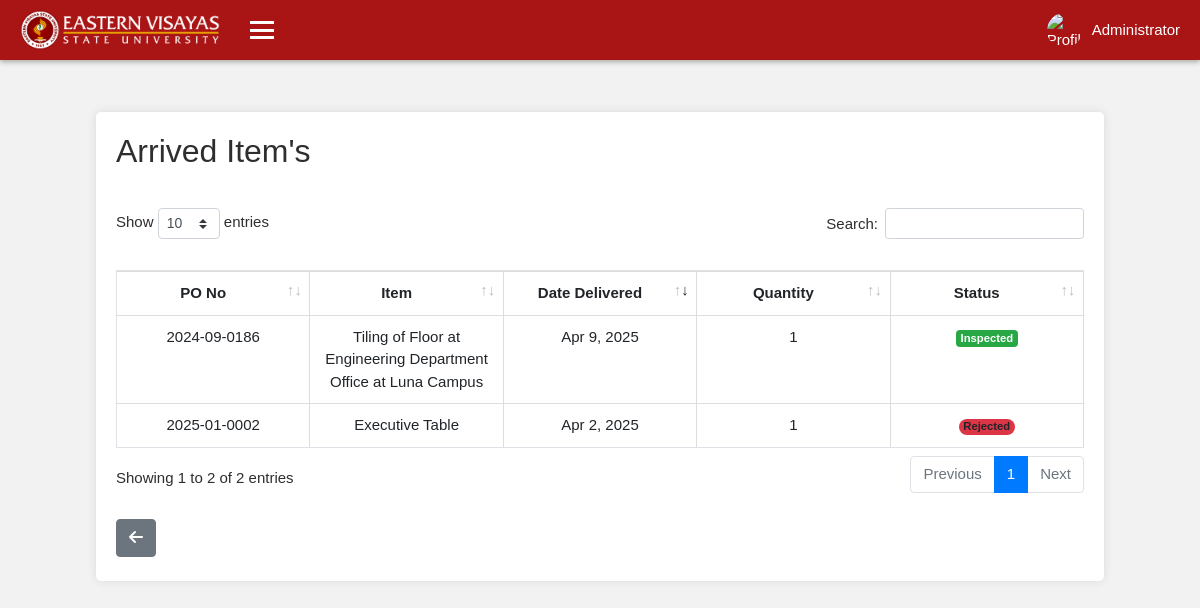
Screenshot of /administrator/e7f3c1d9-8a24-41b5-b0e6-d2f9a8c5f4b7/supply_office/arrived_items/index.php (signed in) with the database file from the repository.
### tables this page shows
CREATE TABLE `arrived_items` (
  `id` int(11) NOT NULL,
  `po_id` int(11) NOT NULL,
  `po_no` varchar(50) NOT NULL,
  `stock_no` varchar(50) NOT NULL,
  `delivery_date` date NOT NULL,
  `invoice_no` varchar(50) NOT NULL,
  `original_quantity` int(11) NOT NULL,
  `description` varchar(255) DEFAULT NULL,
  `unit` varchar(50) NOT NULL,
  `unit_cost` decimal(15,2) NOT NULL,
  `amount` decimal(15,2) NOT NULL,
  `iai_new` tinyint(1) NOT NULL DEFAULT 1,
  `is_news` tinyint(1) DEFAULT 0,
  `status` varchar(50) NOT NULL DEFAULT 'Pending',
  `remarks` text DEFAULT NULL,
  `quantity` int(11) DEFAULT NULL,
  `item_status` varchar(50) DEFAULT 'not'
);

CREATE TABLE `purchase_orders` (
  `id` int(11) NOT NULL,
  `entity_name` varchar(255) NOT NULL,
  `requestor` varchar(255) NOT NULL,
  `requisitioning_office` varchar(255) NOT NULL,
  `supplier` varchar(255) NOT NULL,
  `po_no` varchar(100) NOT NULL,
  `address` varchar(255) NOT NULL,
  `date` date NOT NULL,
  `tin` varchar(20) DEFAULT NULL,
  `mode_procurement` varchar(100) NOT NULL,
  `place_delivery` varchar(255) NOT NULL,
  `delivery_term` varchar(255) NOT NULL,
  `date_delivery` date DEFAULT NULL,
  `payment_term` varchar(255) NOT NULL,
  `total_amount_words` text NOT NULL,
  `signature_supplier` varchar(255) NOT NULL,
  `signature_official` varchar(255) NOT NULL,
  `supplier_date` date DEFAULT NULL,
  `designation` text NOT NULL,
  `fund_cluster` varchar(100) NOT NULL,
  `ors_burs_no` varchar(100) NOT NULL,
  `ors_burs_date` date DEFAULT NULL,
  `funds_available` varchar(255) NOT NULL,
  `ors_burs_amount` decimal(15,2) DEFAULT NULL,
  `signature_accountant` varchar(255) NOT NULL,
  `created_at` timestamp NOT NULL DEFAULT current_timestamp(),
  `status` varchar(20) DEFAULT 'pending',
  `ipo_new` tinyint(1) DEFAULT 0,
  `ppo_new` tinyint(1) DEFAULT 0,
  `spo_new` tinyint(1) DEFAULT 0
);

### administrator/e7f3c1d9-8a24-41b5-b0e6-d2f9a8c5f4b7/supply_office/arrived_items/index.php (the view, shortened to what this page needs)
<?php
require '../../classes/config.php';
include '../../../aclasses/sheader.php';
include '../../../aclasses/snavbar.php';
function fetchItemDeliveries($conn) {
    try {
        $stmt = $conn->prepare(
            "SELECT idel.id, idel.stock_no, idel.description, idel.delivery_date, idel.quantity, idel.status, idel.po_id, po.po_no
             FROM arrived_items idel
             LEFT JOIN purchase_orders po ON idel.po_id = po.id
             ORDER BY idel.delivery_date DESC"
        );
        $stmt->execute();
        return $stmt->fetchAll(PDO::FETCH_ASSOC);
    } catch (PDOException $e) {
        echo "Error fetching item delivery data: " . $e->getMessage();
        return [];
    }
}
$itemDeliveries = fetchItemDeliveries($conn);
?>
<main class="container mt-5 custom-container">
<div class="table-responsive">
<div class="row mb-3">
    <div class="col-md-12">
        <div class="report-header">
            <h2>Arrived Item's</h2>
        </div>
    </div>
</div>
<table id="Itemstable" class="table table-striped table-bordered" style="table-layout: fixed;">
    <thead>
        <tr>
            <th style="width: 100px;">PO No</th>
            <th style="width: 100px;">Item</th>
            <th style="width: 100px;">Date Delivered</th>
            <th style="width: 100px;">Quantity</th>
            <th style="width: 100px;">Status</th>
        </tr>
    </thead>
    <tbody>
        <?php if (!empty($itemDeliveries)): ?>
            <?php foreach ($itemDeliveries as $items_arrived): ?>
                <tr>
                    <td><?php echo htmlspecialchars($items_arrived['po_no']); ?></td>
                    <td><?php echo htmlspecialchars($items_arrived['description']); ?></td>
                    <td><?php echo date('M j, Y', strtotime($items_arrived['delivery_date'])); ?></td>
                    <td><?php echo htmlspecialchars($items_arrived['quantity']); ?></td>
                    <td>
                        <?php
                            if ($items_arrived['status'] === 'Inspected') {
                                echo '<span class="badge badge-success">Inspected</span>';
                            } elseif ($items_arrived['status'] === 'Rejected') {
                                echo '<span class="badge bg-danger rounded-pill">Rejected</span>';
                            } else {
                                echo '<span class="badge badge-secondary">N/A</span>';
                            }
                            ?>
                        </td>
                </tr>
            <?php endforeach; ?>
        <?php else: ?>
            <tr>
                <td colspan="6">No item deliveries found.</td>
            </tr>
        <?php endif; ?>
    </tbody>
</table>
</div>
<div class="row mt-4 mb-1"> <div class="col-md-12">
            <a href="../../supply_office" class="btn btn-secondary"><i class="fas fa-arrow-left"></i></a> </div>
    </div>
</main>
<?php include '../../../aclasses/sfooter.php'; ?>

### administrator/css/alogin.css (style rules this page uses)
body { margin: 0; font-family: Arial, sans-serif; background-color: #f2f2f2; }

### administrator/e7f3c1d9-8a24-41b5-b0e6-d2f9a8c5f4b7/classes/css/a.css (style rules this page uses)
body { margin: 0; font-family: Arial, sans-serif; background-color: #f2f2f2; font-size: 15px; color: #2e2e31; }
@media (min-width: 761px) { .custom-container { margin-top: 7rem !important; } }
.container { margin: 0 auto; background: #fff; padding: 20px; border-radius: 5px; box-shadow: 0 0 10px rgba(0, 0, 0, 0.1); }
.table { width: 100%; margin-bottom: 0px; border-collapse: collapse; }
.table th, .table td { padding: 10px; border: 1px solid #ddd; text-align: center; }
.custom-container { max-width: 84%; margin-bottom: 50px; margin-top: 7rem ; transition: margin-left 0.4s ease; }
.table-responsive { -ms-overflow-style: none; scrollbar-width: none; }
.table thead th { vertical-align: bottom; border-bottom: 0.9px solid #000; }
.table thead th { vertical-align: bottom; border-bottom: none; }
.report-header { display: flex; justify-content: space-between; align-items: center; }
.table-striped tbody tr:nth-of-type(odd) { background-color: rgba(0, 0, 0, .0); }

### rows the page displays
arrived_items: purchase_orders.po_no "2024-09-0186", description "Tiling of Floor at Engineering Department Office at Luna Campus", delivery_date "Apr 9, 2025", quantity "1", status "Inspected"
arrived_items: purchase_orders.po_no "2025-01-0002", description "Executive Table", delivery_date "Apr 2, 2025", quantity "1", status "Rejected"

### other values shown
$_SESSION['name'] "Administrator"
